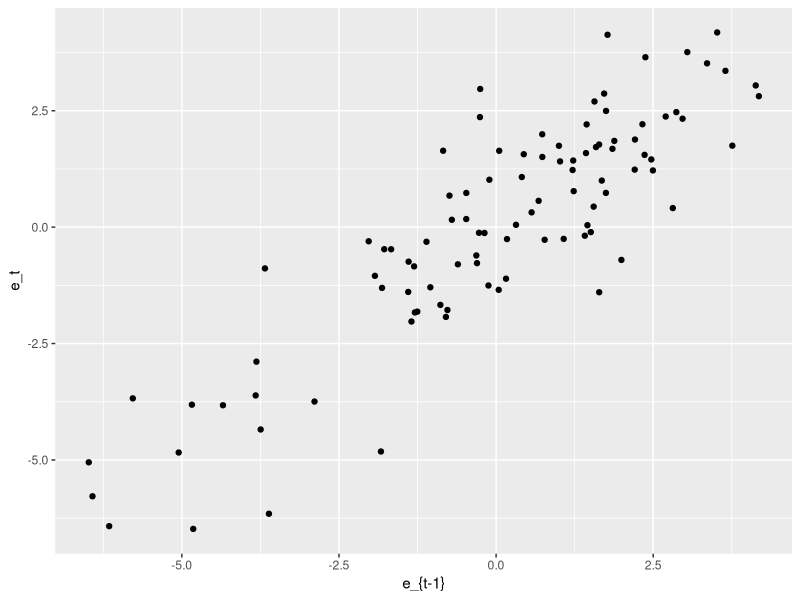
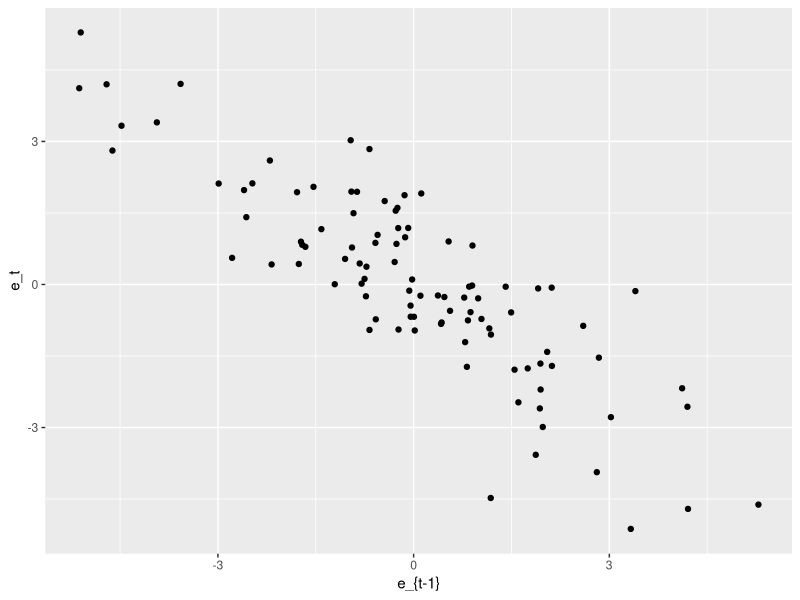
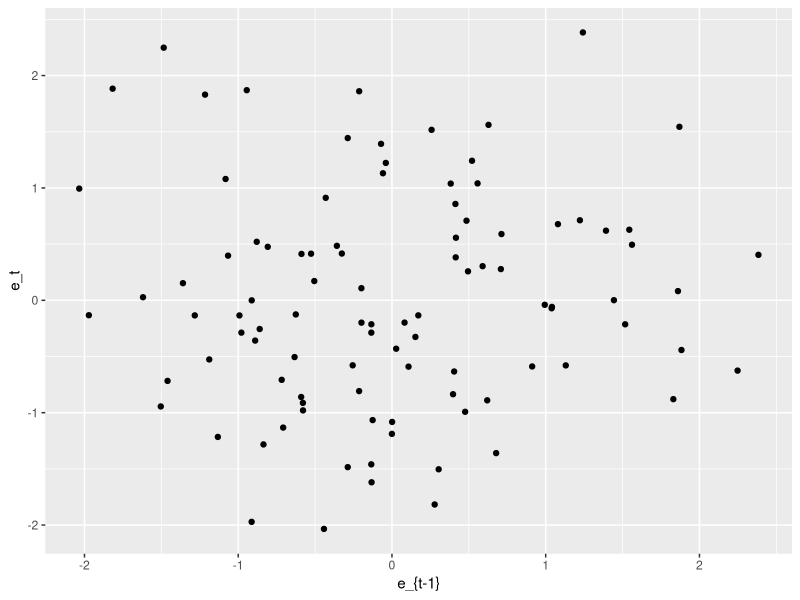

The R script that drew these images, in order:
## ---- chunk 1
library("ggplot2")
n <- 100
eps <- arima.sim(model=list(ar=0.9),n=n)
x <- rnorm(n)
y <- 2+3*x+eps
model <- lm(y~x)
r <- resid(model)
qplot(head(r,-1),tail(r,-1),ylab="e_t",xlab="e_{t-1}")
## ---- chunk 2
n <- 100
eps <- arima.sim(model=list(ar=-0.9),n=n)
x <- rnorm(n)
y <- 2+3*x+eps
model <- lm(y~x)
r <- resid(model)
qplot(head(r,-1),tail(r,-1),ylab="e_t",xlab="e_{t-1}")
## ---- chunk 3
n <- 100
eps <- rnorm(n)
x <- rnorm(n)
y <- 2+3*x+eps
model <- lm(y~x)
r <- resid(model)
qplot(head(r,-1),tail(r,-1),ylab="e_t",xlab="e_{t-1}")
